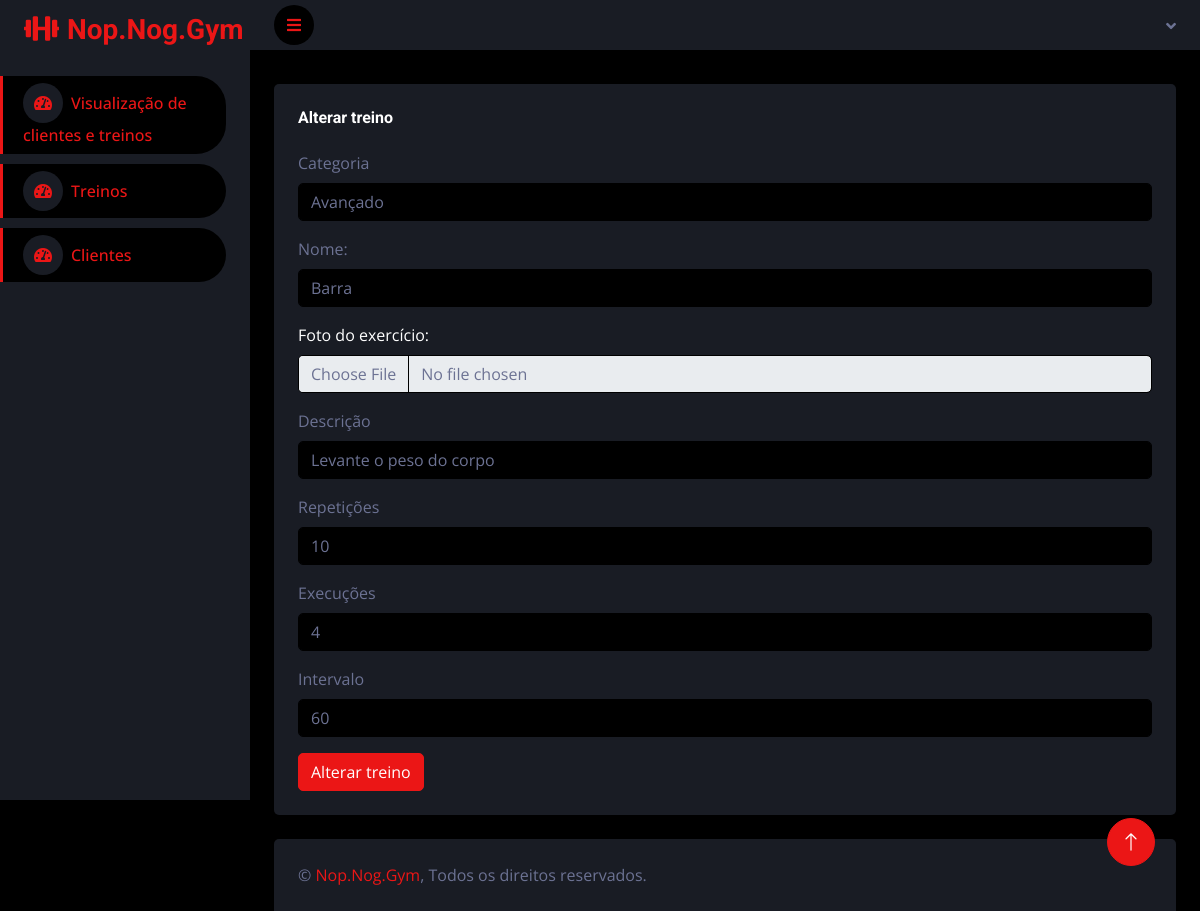
Page /Nop-Nog-Gym/personal/pages/altertrains.php?codtreino=15 on the committed database.
### tables this page shows
CREATE TABLE `tbtreinos` (
  `codtreino` int(11) UNSIGNED NOT NULL,
  `nome` varchar(60) NOT NULL,
  `foto` longblob DEFAULT NULL,
  `categoria` varchar(60) NOT NULL,
  `descricao` text NOT NULL,
  `repeticoes` int(11) DEFAULT NULL,
  `execucoes` int(11) DEFAULT NULL,
  `intervalo` int(4) DEFAULT NULL,
  `cod_adm` int(11) UNSIGNED NOT NULL
);

### Nop-Nog-Gym/personal/pages/altertrains.php (the view, shortened to what this page needs)
<!DOCTYPE html>
<html lang="en">
<head>
    <link href="https://cdnjs.cloudflare.com/ajax/libs/font-awesome/5.10.0/css/all.min.css" rel="stylesheet">
    <link href="https://cdn.jsdelivr.net/npm/bootstrap-icons@1.4.1/font/bootstrap-icons.css" rel="stylesheet">
    <link href="../../lib/owlcarousel/assets/owl.carousel.min.css" rel="stylesheet">
    <link href="../../lib/tempusdominus/css/tempusdominus-bootstrap-4.min.css" rel="stylesheet" />
    <link href="../../css/bootstrap.min.css" rel="stylesheet">
    <link href="../../css/style.css" rel="stylesheet">
</head>
<body>
    <div class="container-fluid position-relative d-flex p-0">
        <div class="sidebar pe-4 pb-3">
            <nav class="navbar bg-secondary navbar-dark">
                <a href="homeadm.php" class="navbar-brand mx-4 mb-3">
                    <h3 class="text-primary"><i class="fa fa-solid fa-dumbbell me-2"></i>Nop.Nog.Gym</h3>
                </a>
                <div class="navbar-nav w-100" style="margin-bottom: 10px;">
                    <a href="homeadm.php" class="nav-item nav-link active"><i class="fa fa-tachometer-alt me-2"></i>Visualização de clientes e treinos</a>
                </div>
                <div class="navbar-nav w-100">
                    <a href="trainsadmpage.php" class="nav-item nav-link active"><i class="fa fa-tachometer-alt me-2"></i>Treinos</a>
                <div class="navbar-nav w-100" style="margin-top: 10px;">
                    <a href="clientsadmpage.php" class="nav-item nav-link active"><i class="fa fa-tachometer-alt me-2"></i>Clientes</a>
                </div>
            </nav>
        </div>
        <div class="content">
            <nav class="navbar navbar-expand bg-secondary navbar-dark sticky-top px-4 py-0">
                <a href="#" class="sidebar-toggler flex-shrink-0">
                    <i class="fa fa-bars"></i>
                </a>
                <div class="navbar-nav align-items-center ms-auto">
                    <div class="nav-item dropdown">
                        <a href="#" class="nav-link dropdown-toggle" data-bs-toggle="dropdown">
                        </a>
                    </div>
                </div>
            </nav>
            <div class="container-fluid pt-4 px-4">
                <div class="bg-secondary rounded h-100 p-4" style="margin-top: 10px;">
                    <h6 class="mb-4">Alterar treino</h6>
                    <form method="POST" action="../tests/baltertrains.php?codtreino=<?php echo $_GET['codtreino'] ?>" enctype="multipart/form-data">
                        <?php
                            include('../../bankconnection/conexaobanco.php');
                            $sql = "select * from tbtreinos
                                    where codtreino = ".$_GET['codtreino'];
                            $select = $conexao->query($sql);
                            if($select->num_rows > 0) {
                                $linha = $select->fetch_array(MYSQLI_ASSOC);
                            }
                        ?>
                        <div class="mb-3">
                            <label for="categoria" class="form-label">Categoria</label>
                            <input type="text" class="form-control" id="categoria" name="categoria"
                                aria-describedby="emailHelp" value="<?php echo $linha['categoria']; ?>">
                        </div>
                        <div class="mb-3">
                            <label for="nome" class="form-label">Nome:</label>
                            <input type="text" class="form-control" id="nome" name="nome"
                                aria-describedby="emailHelp" value="<?php echo $linha['nome']; ?>">
                        </div>
                        <div class="mb-3">
                            <label for="foto" class="form-label" style="color: white;">Foto do exercício:</label>
                            <input class="form-control" type="file" id="foto" name="foto">
                        </div>
                        <div class="mb-3">
                            <label for="descricao" class="form-label">Descrição</label>
                            <input type="text" class="form-control" id="descricao" name="descricao"
                                aria-describedby="emailHelp" value="<?php echo $linha['descricao']; ?>">
                        </div>
                        <div class="mb-3">
                            <label for="repeticoes" class="form-label">Repetições</label>
                            <input type="text" class="form-control" id="repeticoes" name="repeticoes"
                                aria-describedby="emailHelp" value="<?php echo $linha['repeticoes']; ?>">
                        </div>
                        <div class="mb-3">
                            <label for="execucoes" class="form-label">Execuções</label>
                            <input type="text" class="form-control" id="execucoes" name="execucoes"
                                aria-describedby="emailHelp" value="<?php echo $linha['execucoes']; ?>">
                        </div>
                        <div class="mb-3">
                            <label for="intervalo" class="form-label">Intervalo</label>
                            <input type="text" class="form-control" id="intervalo" name="intervalo"
                                aria-describedby="emailHelp" value="<?php echo $linha['intervalo']; ?>">
                        </div>
                        <button type="submit" class="btn btn-primary">Alterar treino</button>
                    </form>
                </div>
            </div>
            <div class="container-fluid pt-4 px-4">
                <div class="bg-secondary rounded-top p-4">
                    <div class="row">
                        <div class="col-12 col-sm-6 text-center text-sm-start">
                            &copy; <a href="#">Nop.Nog.Gym</a>, Todos os direitos reservados.
                        </div>
                    </div>
                </div>
            </div>
        </div>
        <a href="#" class="btn btn-lg btn-primary btn-lg-square back-to-top"><i class="bi bi-arrow-up"></i></a>
    </div>
</body>
</html>

### Nop-Nog-Gym/css/style.css (style rules this page uses)
:root { --primary: #EB1616; --secondary: #191C24; --light: #6C7293; --dark: #000000; }
.back-to-top { position: fixed; display: none; right: 45px; bottom: 45px; z-index: 99; }
.btn { transition: .5s; }
.btn-lg-square { width: 48px; height: 48px; }
.btn-square, .btn-sm-square, .btn-lg-square { padding: 0; display: inline-flex; align-items: center; justify-content: center; font-weight: normal; border-radius: 50px; }
.sidebar { position: fixed; top: 0; left: 0; bottom: 0; width: 250px; height: 100vh; overflow-y: auto; background: var(--secondary); transition: 0.5s; z-index: 999; }
.content { margin-left: 250px; min-height: 100vh; background: var(--dark); transition: 0.5s; }
@media (min-width: 992px) { .sidebar { margin-left: 0; } }
@media (min-width: 992px) { .content { width: calc(100% - 250px); } }
.sidebar .navbar .navbar-nav .nav-link { padding: 7px 20px; color: var(--light); font-weight: 500; border-left: 3px solid var(--secondary); border-radius: 0 30px 30px 0; outline: none; }
.sidebar .navbar .navbar-nav .nav-link:hover, .sidebar .navbar .navbar-nav .nav-link.active { color: var(--primary); background: var(--dark); border-color: var(--primary); }
.sidebar .navbar .navbar-nav .nav-link i { width: 40px; height: 40px; display: inline-flex; align-items: center; justify-content: center; background: var(--dark); border-radius: 40px; }
.sidebar .navbar .navbar-nav .nav-link:hover i, .sidebar .navbar .navbar-nav .nav-link.active i { background: var(--secondary); }
.content .navbar .navbar-nav .nav-link { margin-left: 25px; padding: 12px 0; color: var(--light); outline: none; }
.content .navbar .sidebar-toggler, .content .navbar .navbar-nav .nav-link i { width: 40px; height: 40px; display: inline-flex; align-items: center; justify-content: center; background: var(--dark); border-radius: 40px; }
.content .navbar .dropdown-toggle::after { margin-left: 6px; vertical-align: middle; border: none; content: "\f107"; font-family: "Font Awesome 5 Free"; font-weight: 900; transition: .5s; }

### rows in the picture
tbtreinos: categoria "Avançado", nome "Barra", descricao "Levante o peso do corpo", repeticoes "10", execucoes "4", intervalo "60"
